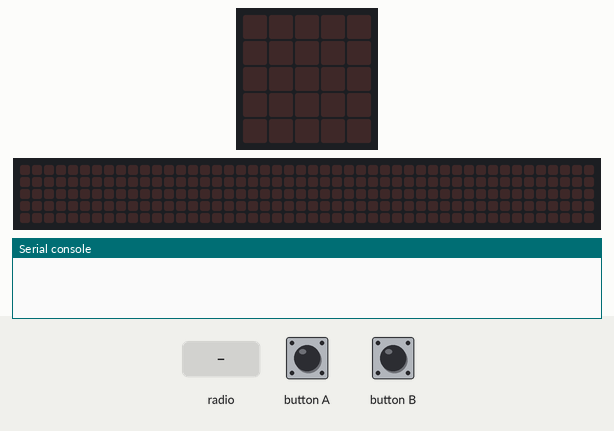
This program was run on a simulated BBC micro:bit (MakeCode). On the bench: the board's 5×5 LED display, a strip that is not on the board, showing the scrolling text unrolled, the last lines printed to the serial console. Inputs (shaded band) come from the test bench. Random numbers come from a fixed seed; no radio messages arrive unless stated (any console line starting 'radio sent:' is added by the test bench); the 48×5 strip is a reading aid, not a part: it shows the text the display is scrolling, unrolled, one strip-width of it at a time.

Above: at 1.2 s.
1.3 s: button B pressed for 0.15 s
At 2.4 s:
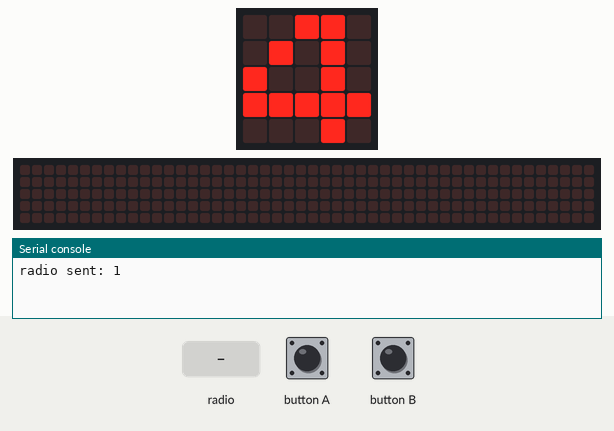
2.9 s: radio message "hola" arrives
At 2.97 s:
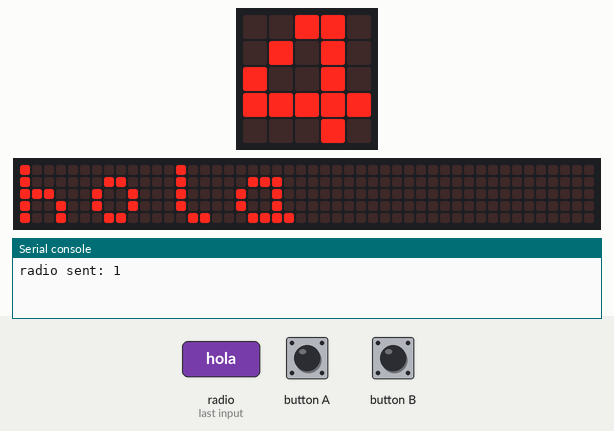
5.9 s: button B pressed for 0.15 s
At 8.3 s:
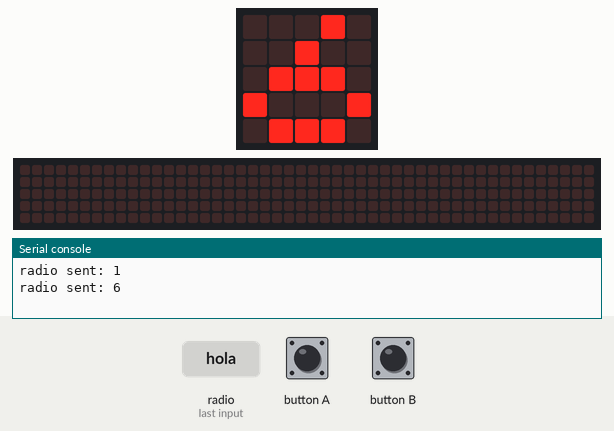
8.9 s: radio message "1" arrives
At 11.5 s:
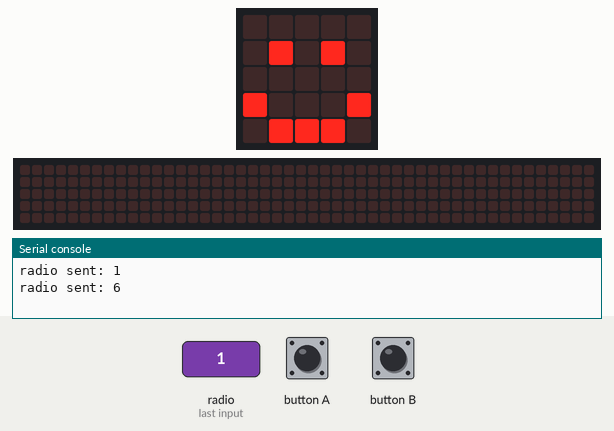
11.9 s: radio message "hola" arrives
At 16.26 s:
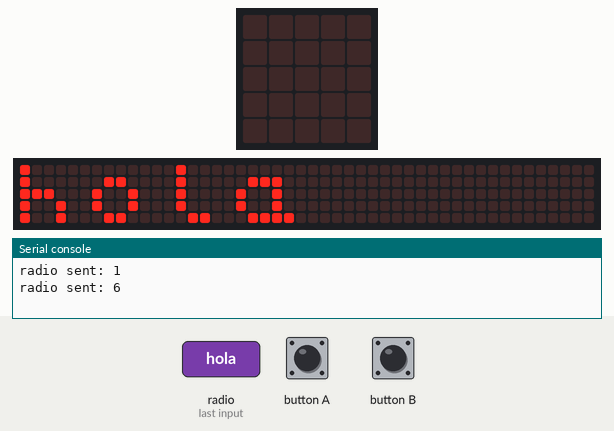
Timing chart, 0 to 17.8 s (numbered marks = the images above; inputs shaded):
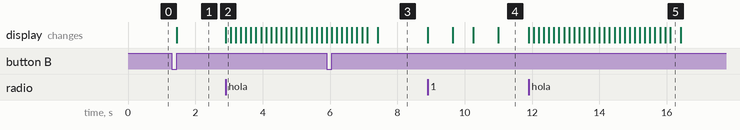

The program:

main.ts
```typescript
let n2 = 0
let n1 = 0
radio.onReceivedNumber(function on_received_number(receivedNumber: number) {
    for (let index = 0; index < 2; index++) {
        basic.showNumber(receivedNumber)
        if (receivedNumber == n2) {
            basic.showIcon(IconNames.Asleep)
        } else if (receivedNumber < n2) {
            basic.showIcon(IconNames.Happy)
        } else {
            basic.showIcon(IconNames.Sad)
        }

    }
})
input.onButtonPressed(Button.A, function on_button_pressed_a() {
    radio.sendString("hola")
})
radio.onReceivedString(function on_received_string(receivedString: string) {
    basic.showString(receivedString)
})
input.onButtonPressed(Button.B, function on_button_pressed_b() {

    n1 = randint(0, 6)
    radio.sendNumber(n1)
    n2 = randint(0, 6)
    basic.showNumber(n2)
})
basic.forever(function on_forever() {

})
```

test.ts
```typescript
// les proves van aquí; això no es compilarà quan aquest paquet s'usi com a extensió.
```

Measured:
- after the input at 1.3 s, the display: changes after 0.15 s (image 1)
- after the input at 2.9 s, the display: changes at once (image 2)
- after the input at 8.9 s, the display: first changes at once (image 4 shows a later state)
- after the input at 11.9 s, the display: first changes at once (image 5 shows a later state)
